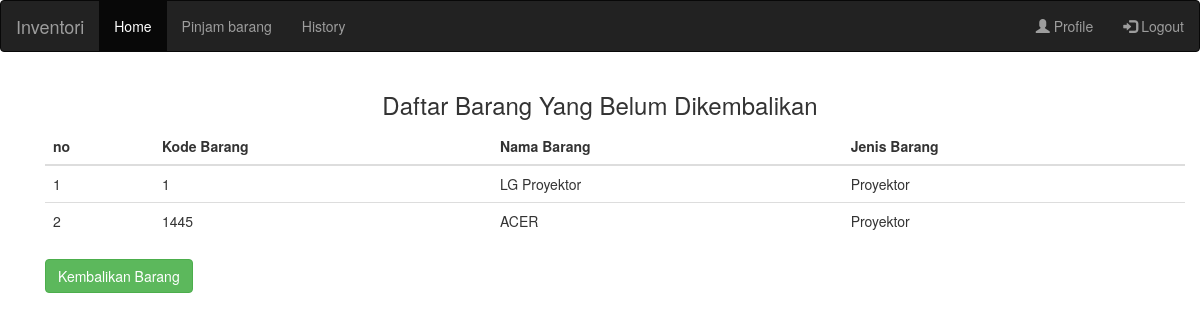
Page /halaman_pengguna.php on the earlier database version.
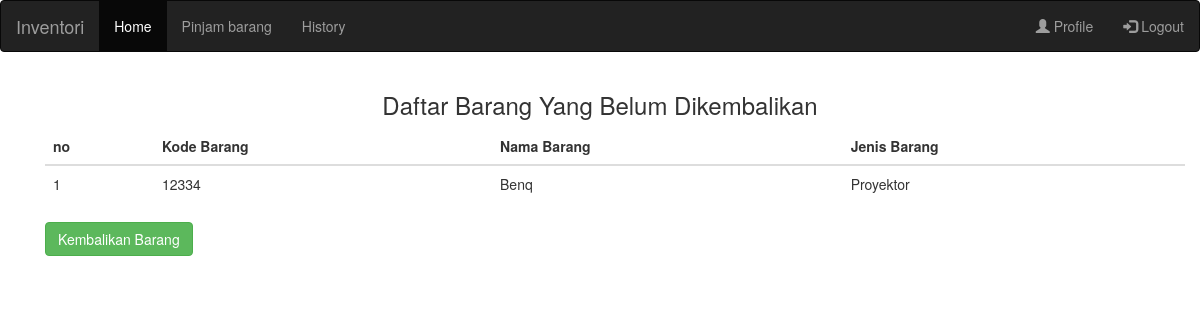
Same page on the later database version.
### tables this page shows
CREATE TABLE `alat` (
  `no` int(100) NOT NULL,
  `kode_barang` int(10) NOT NULL,
  `nama_barang` varchar(20) NOT NULL,
  `jenis_barang` varchar(20) NOT NULL
);

### halaman_pengguna.php (the view, shortened to what this page needs)
<?php
	include  'database.php';
 ?>
<!DOCTYPE html>
<html>
<head>
	<link rel="stylesheet" type="text/css" href="assets/addons/bootstrap-3.3.7/css/bootstrap.min.css">
	<link rel="stylesheet" type="text/css" href="assets/css/style.css">
</head>
<body>
<nav class="navbar navbar-inverse">
  <div class="container-fluid">
    <div class="navbar-header">
      <a class="navbar-brand" href="#">Inventori</a>
    </div>
    <ul class="nav navbar-nav">
      <li class="active"><a href="halaman_pengguna.php">Home</a></li>
      <li><a href="pinjam_barang.php">Pinjam barang</a></li>
      <li><a href="history.php">History</a></li>
    </ul>
    <ul class="nav navbar-nav navbar-right">
      <li><a href="profile.php"><span class="glyphicon glyphicon-user"></span> Profile</a></li>
      <li><a href="logout.php"><span class="glyphicon glyphicon-log-in"></span> Logout</a></li>
    </ul>
  </div>
</nav>
<div class="container">
	<h3 align="center">Daftar Barang Yang Belum Dikembalikan</h3>
<div class="container">
		<table class="table">
			<thead>
				<tr>
					<th>no</th>
					<th>Kode Barang</th>
					<th> Nama Barang </th>
					<th>Jenis Barang</th>
				</tr>
			</thead>
			<tbody>
			<?php
				$query = 'select alat.kode_barang, alat.nama_barang,alat.jenis_barang from alat INNER JOIN pinjam where alat.kode_barang= pinjam.kode_barang';
				$result = mysqli_query($connection, $query);
				$no = 1;
				while ($data = mysqli_fetch_array($result))
			 	{ ?>
			 	<tr>
					<td> <?php echo $no;  ?>	</td>
					<td> <?php echo $data['kode_barang'] ?>	</td>
					<td> <?php echo $data['nama_barang'] ?>	</td>
					<td> <?php echo $data['jenis_barang'] ?></td>
				</tr>
			<?php $no++; 	}
			 ?>
			</tbody>
		</table>
</div>
	<div class="col-md-4">
			<a class="btn btn-success" href="kembalikan_barang.php">
				Kembalikan Barang
			</a>
	</div>
</div>
</body>
</html>

Differences in the rows shown:
removed alat: kode_barang "1", nama_barang "LG Proyektor", jenis_barang "Proyektor"
removed alat: kode_barang "1445", nama_barang "ACER", jenis_barang "Proyektor"
added alat: kode_barang "12334", nama_barang "Benq", jenis_barang "Proyektor"
